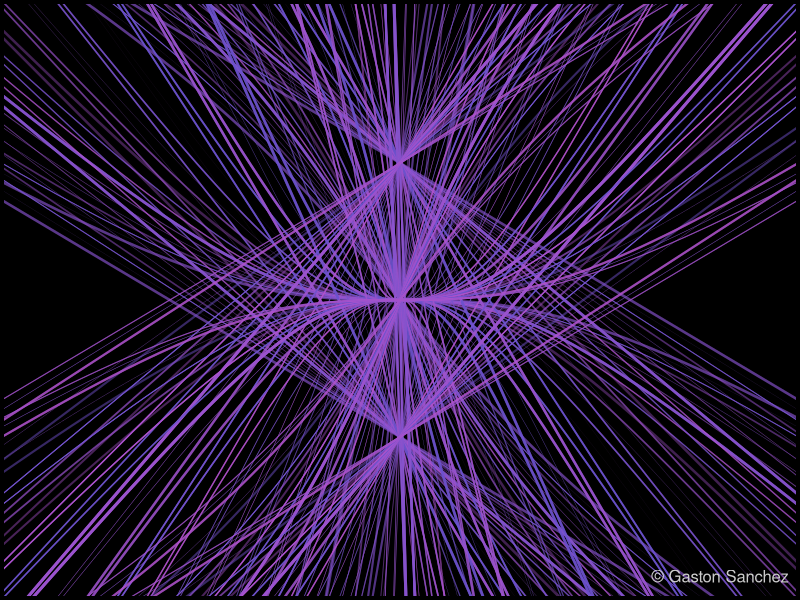

The R source for this figure:
##################################################################################
# Title:      Weave
# Copyright:  Copyright (c) 2012, under the Simplified BSD License
# Author:     Gaston Sanchez
# url:        www.gastonsanchez.com/projects/rtist
##################################################################################

# Don't use my working directory!
setwd("/Users/gaston/Documents/Rtist_Plots/Images")

# ============================================================================
# Weave
# ============================================================================
# generate x-y values
theta = seq(-2*pi, 2*pi, length=300)
x = tan(theta)
y = x + sin(theta) 

png("weave.png", width=700, height=400)
# set graphical parameters
op = par(bg="black", mar=rep(0.2, 4))
# plot
plot(x, y, type="n", xlim=c(-10,10), ylim=c(-2,2))
for (i in seq(-2*pi,2*pi,length=50))
{  
  lines(i*x, y, col=hsv(runif(1,.7,.8),0.6,0.8,runif(1,.2)), lwd=3*runif(1))
}
# signature
legend("bottomright", legend="© Gaston Sanchez", bty="n", text.col="gray80")
# reset par
par(op)
dev.off()